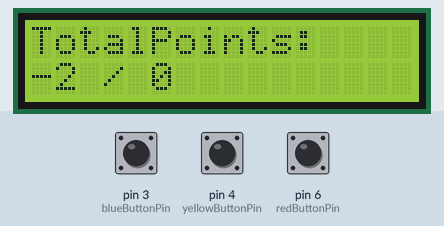
Bench run of a sketch on a simulated Arduino Uno, built with avr-gcc and run on an emulated ATmega328P. On the bench: 16×2 character LCD. The test bench sets the inputs (shaded band); at power-on: pin 3 (blueButtonPin) LOW, pin 4 (yellowButtonPin) LOW, pin 6 (redButtonPin) HIGH. Random numbers use the default seed unless the sketch sets one; what the sketch prints to the serial monitor is not drawn.

Above: at 2.2 s.
2.3 s: pin 3 (blueButtonPin) pulled HIGH for 1 s
At 2.73 s:
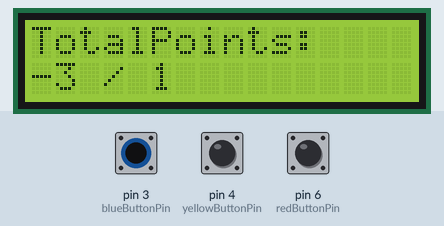
3.9 s: pin 4 (yellowButtonPin) pulled HIGH for 1 s
At 4.83 s:
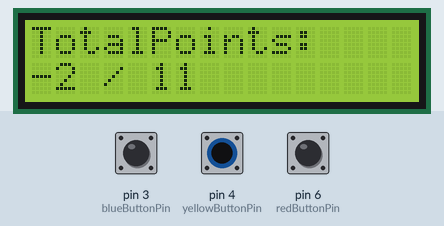
5.5 s: pin 4 (yellowButtonPin) pulled HIGH for 0.15 s
At 5.73 s:
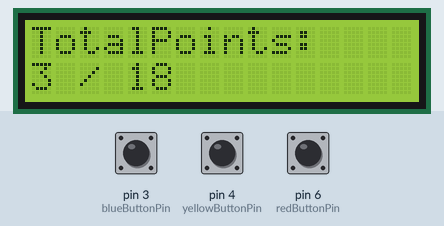
6.2 s: pin 3 (blueButtonPin) pulled HIGH for 0.15 s
At 7.23 s:
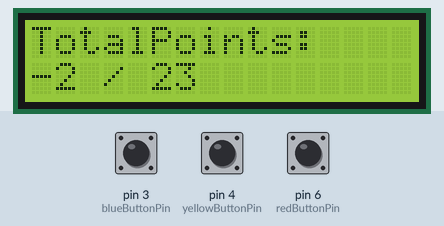
Timing chart, 0 to 7.9 s (numbered marks = the images above; inputs shaded):
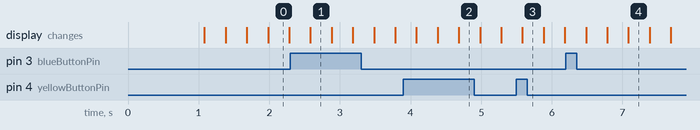

The sketch:

fddr_FINAL.ino
```cpp
#include<LiquidCrystal.h>

//FingerDanceDanceRevolution

unsigned long prevMillis = 0;

boolean twoPlayer = false;

boolean player1Finished = false;

int player1Points = 0;

int player2Points = 0;

unsigned long curMillis = 0;

boolean endg = false;

boolean doubleLit = false;

LiquidCrystal lcd(7, 8, 9, 10, 11, 12);

int blueButtonPin = 3;
int yellowButtonPin = 4;
int redButtonPin = 6;

int turnCounter = 0;
int start = 0;

boolean once[3] = {false, false, false};

boolean notClicked[3] = {true, true, true};

boolean board[4][3] = {

  {false, false, false},

  {false, false, false},

  {false, false, false},

  {false, false, false}

};

int firstrow = A1;
int secondrow = 2;
int thirdrow = A3;
int fourthrow = 5;
int redcol = A2;
int bluecol = A0;
int yellowcol = A4;

int rowLED[4] = {firstrow, secondrow, thirdrow, fourthrow};

int columnLED[3] = {bluecol, yellowcol, redcol};


long delayVal = 0;

boolean hardMode = false;
boolean easyMode = false;

int totalPoints = 0;

void playGame() {
  lcd.print("2 Player:Red");
  lcd.setCursor(0, 1);
  lcd.print("1 Player:Yellow");


  while (digitalRead(yellowButtonPin) == LOW && digitalRead(redButtonPin) == LOW) {
    //donothing...assoonasbuttonispusheditwillexitoutofwhileloop
  }
  if (digitalRead(redButtonPin) == HIGH) {
    twoPlayer = true;
  }
  else {
    twoPlayer = false;
  }
  delay(1000);
  lcd.clear();
  lcd.setCursor(0, 0);
  lcd.print("WhichLevel?Red");
  lcd.setCursor(0, 1);
  lcd.print("=HardBlue=Easy");
  //  delay(1000);
  // Serial.print(analogRead(redButtonPin) ); Serial.print("   "); Serial.println(analogRead(blueButtonPin) );
  //delay(1000);
  //Serial.print(analogRead(redButtonPin) ); Serial.print("   "); Serial.println(analogRead(blueButtonPin) );
  //delay(3000);
  while ((digitalRead(redButtonPin) == LOW) && (digitalRead(blueButtonPin) == LOW) ) {
    //donothing...assoonasbuttonispusheditwillexitoutofwhileloop
    Serial.print(analogRead(redButtonPin) ); Serial.print("   "); Serial.println(analogRead(blueButtonPin) );


  }
  if (digitalRead(redButtonPin) == HIGH) {
    hardMode = true;
  }
  else {
    easyMode = true;
  }

  lcd.clear();
  lcd.setCursor(0, 0);
  lcd.print("TotalPoints:");
  lcd.setCursor(0, 1);
  lcd.print(totalPoints);
}


void addPoints() {

  totalPoints = totalPoints + 1;
  Serial.print("points  "); Serial.println(totalPoints);
  //  lcd.clear();
  //  lcd.setCursor(0, 0);
  //  lcd.print("TotalPoints:");
  //  lcd.setCursor(0, 1);
  //  lcd.print(totalPoints); lcd.print(" / "); lcd.print(turnCounter);
}
void deductPoints() {
  totalPoints = totalPoints - 1;
  Serial.print("lost points  "); Serial.println(totalPoints);
}

void turnLightsOff() {
  for (int  r = 0; r < 4; r++) {
    digitalWrite(rowLED, HIGH);
  }
  for (int  r = 0; r < 4; r++) {
    for (int  c = 0; c < 3; c++) {
      board[r][c] = false;
    }
  }

}

void setup() {
  //setuptheLCD'snumberofcolumnsandrows:
  Serial.begin(9600);
  lcd.begin(16, 2);

  pinMode(redButtonPin, INPUT);
  pinMode(blueButtonPin, INPUT);
  pinMode(yellowButtonPin, INPUT);
  pinMode(firstrow, OUTPUT);
  pinMode(secondrow, OUTPUT);
  pinMode(thirdrow, OUTPUT);
  pinMode(fourthrow, OUTPUT);
  pinMode(redcol, OUTPUT);
  pinMode(bluecol, OUTPUT);
  pinMode(yellowcol, OUTPUT);


  turnLightsOff();
  playGame();


  if (hardMode) {
    delayVal = 300;

  }
  else {
    delayVal = 1000;

  }


  prevMillis = millis();
  curMillis = prevMillis;
  randomSeed(analogRead(A5));


}

void loop() {
if (!endg){

  curMillis = millis();
  if (curMillis - prevMillis >= delayVal) {
    lcd.clear();
    lcd.setCursor(0, 0);
    lcd.print("TotalPoints:");
    lcd.setCursor(0, 1);
    lcd.print(totalPoints); lcd.print(" / "); lcd.print(turnCounter);
    process();
    lightNewRow();
    printBoard();
    prevMillis = curMillis;
    start++;
    if ( start > 3){
      turnCounter = turnCounter + numLit();
    }
    Serial.println();

  }

  if (digitalRead(redButtonPin) == HIGH) {
    if (once[2] && notClicked[2] && board[3][2]) {
      addPoints();
      notClicked[2] = false;
      once[2] = false;

    }
    else if (once[2]) {
      deductPoints();
      once[2] = false;
    }
  }

  if (digitalRead(yellowButtonPin) == HIGH) {
    if (once[1] && notClicked[1] && board[3][1]) {
      addPoints();
      Serial.println("  yellow  ");
      notClicked[1] = false;
      once[1] = false;

    }
    else if (once[1]) {
      deductPoints();
      once[1] = false;
    }
  }

  if (digitalRead(blueButtonPin) == HIGH) {
    if (once[0] && notClicked[0] && board[3][0]) {
      addPoints();
      Serial.println("  blue  ");
      notClicked[0] = false;
      once[0] = false;

    }
    else if (once[0]) {
      deductPoints();
      once[0] = false;
    }
  }

 turnOn();

  if (turnCounter > 150) {
    lcd.clear();
    lcd.setCursor(0, 0);
    lcd.print("Your score: "); lcd.print(totalPoints);
    delay(5000);
    lcd.setCursor(0, 1);
    if(!twoPlayer){
      endg = true;
    }
    else if(player1Finished){
      player2Points = totalPoints;
      lcd.clear();
      lcd.setCursor(0,0);
      lcd.print("1: "); lcd.print(player1Points); lcd.print(" 2: "); lcd.print(player2Points);
      lcd.setCursor(0,1);
      if(player1Points>player2Points){
        lcd.print("Player1 Wins!");
        }
      else if(player2Points>player1Points){
        lcd.print("Player2 Wins!");
        }
      else{
        lcd.print("Tie!");
      }
      endg = true;
    }
    else{
      player1Points = totalPoints;
      turnLightsOff();
      totalPoints = 0;
      start = 0;
      turnCounter = 0;
      lcd.clear();
      lcd.setCursor(0, 0);
      lcd.print("Player 2 turn");
      delay(3000);
      prevMillis = millis();
      player1Finished = true;
    }
  }
}


}

int numLit(){
  int counter = 0;
  for(int i=0; i<3; i++){
    if(board[3][i]){
      counter++;
    }
  }
  return counter;
}

void lightNewRow() {
  int  randNumber = (int)random(0, 3);
  board[0][randNumber] = true;
  randNumber = (int)random(0,2);
  if(hardMode && randNumber == 0){
    randNumber = (int)random(0, 3);
    board[0][randNumber] = true;
    randNumber = (int)random(0,3);
    if(randNumber == 0){
      board[0][randNumber] = true;
    }
  }
}

void process() {
  doubleLit = false;
  for(int i =0; i<3; i++){
    notClicked[i] = true;
    once[i] = true;
  }
  for (int  r = 3; r > 0; r--) {
    for (int  c = 0; c < 3; c++) {
      board[r][c] = board[r - 1][c];

    }

  }
  for (int  c = 0; c < 3; c++) {
    board[0][c] = false;

  }
}

void printBoard() {
  for (int  r = 0; r < 4; r++) {
    for (int  c = 0; c < 3; c++) {
      Serial.print(board[r][c]);

    }
     Serial.println();


  }

}

void turnOn() {

  for (int  r = 0; r < 4; r++) {
    for (int  c = 0; c < 3; c++) {
      if (board[r][c]) {
        digitalWrite(rowLED[r], LOW);
        digitalWrite(columnLED[c], 1023);
        digitalWrite(rowLED[r], HIGH);
        digitalWrite(columnLED[c], 0);

      }
      else {
        digitalWrite(rowLED[r], HIGH);
        digitalWrite(columnLED[c], 0);

      }

    }

  }
}
```
